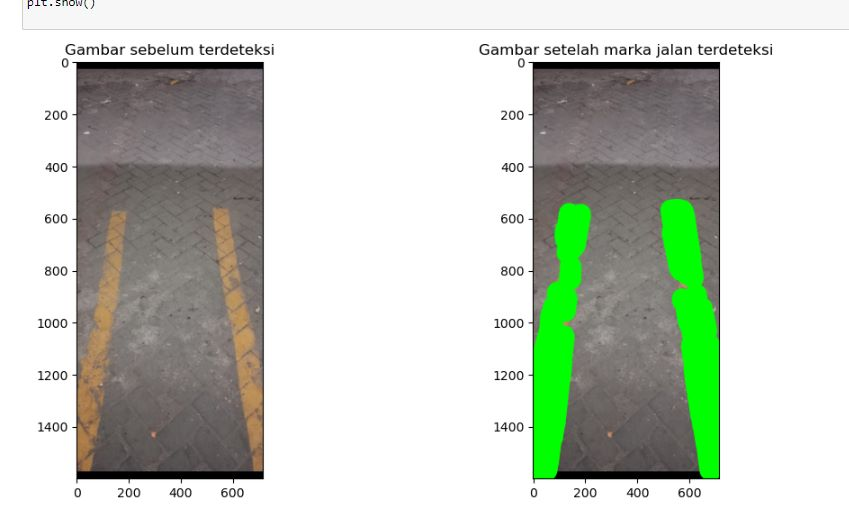
#> input picture marka.jpg, 849 x 519 px
$ jupyter execute 'Dwina Kuswardani_11_202131047_vivin melanesya wayeni_B.ipynb'
#> lines starting #> are read from the running program, lines starting #| are printed output that depends on the picture; after the words box and inside, x2 and y2 are one past the last pixel; in counts of white or black regions, pixels touching at a corner belong together
[cell 1]
import cv2
import numpy as np
import matplotlib.pyplot as plt

image = cv2.imread("marka.jpg")
#> image is the input picture: shape (519, 849, 3); mean B, G, R 194, 205.1, 197.9

image_asli = cv2.cvtColor(image, cv2.COLOR_BGR2RGB)

blurred_frame = cv2.GaussianBlur(image, (5, 5), 0)
hsv = cv2.cvtColor(blurred_frame, cv2.COLOR_BGR2HSV)
#> hsv: shape (519, 849, 3); mean H, S, V 22.2, 19.4, 207.8

lower_orange = np.array([5, 100, 100], dtype=np.uint8)
upper_orange = np.array([15, 255, 255], dtype=np.uint8)

mask = cv2.inRange(hsv, lower_orange, upper_orange)
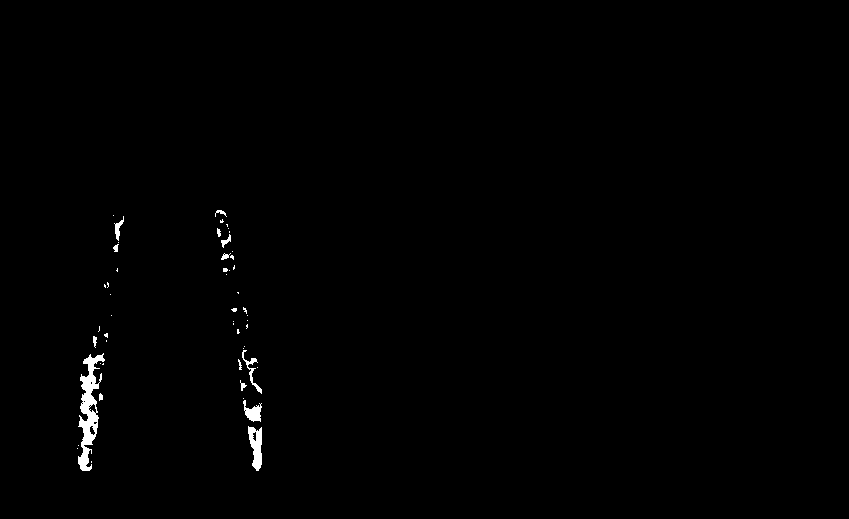
#> mask: shape (519, 849); 0.61% white; 52 white regions (38 under 20 px), largest, box (x1, y1, x2, y2) and area: (78, 353, 105, 471) 1330, (248, 426, 262, 471) 406, (243, 400, 262, 422) 224
edges = cv2.Canny(mask, 74, 150)
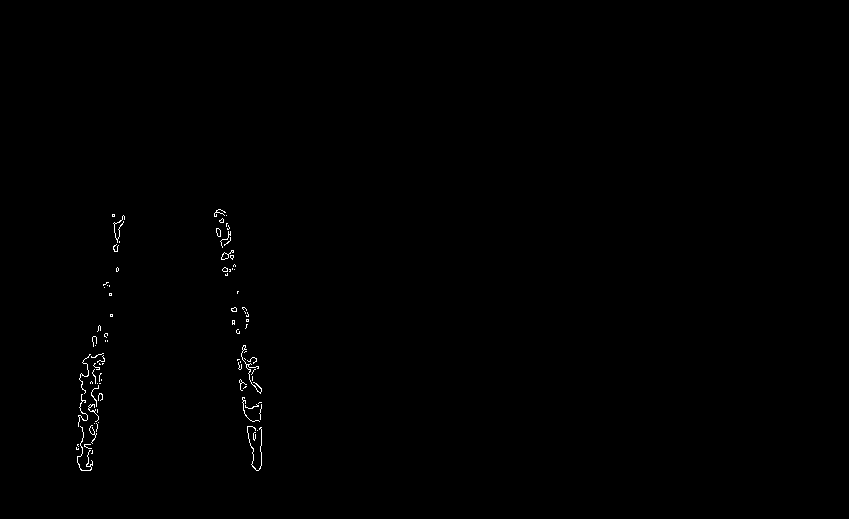
#> edges: shape (519, 849); 0.3% white in thin lines or dots, all inside (x1, y1, x2, y2) = (76, 209, 262, 471)
lines = cv2.HoughLinesP(edges, 1, np.pi / 180, 50, maxLineGap=50)
#> lines = [[89, 470, 120, 220], [216, 210, 252, 466], [219, 209, 255, 469]]

if lines is not None:
    for line in lines:
        x1, y1, x2, y2 = line[0]
        cv2.line(image, (x1, y1), (x2, y2), (0, 255, 0), 80)
#> this loop made 3 passes
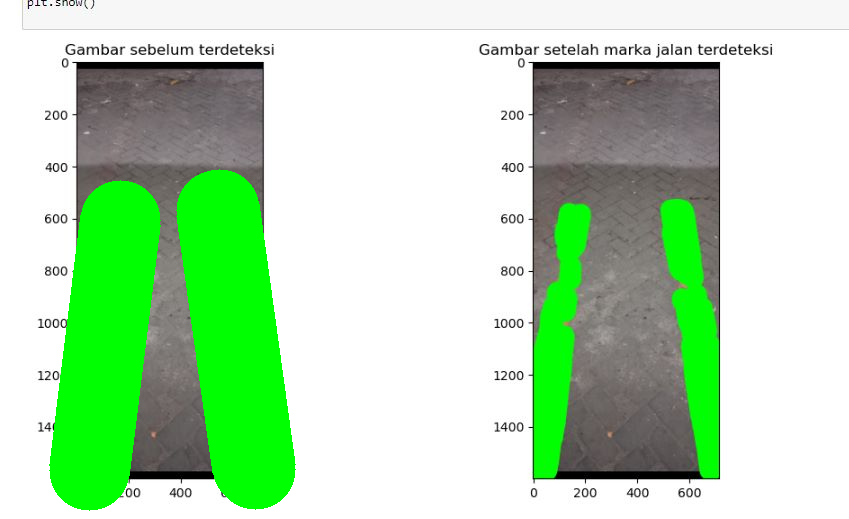
#> image: shape (519, 849, 3); 11.94% of pixels changed, all inside (x1, y1, x2, y2) = (49, 169, 296, 511)

image_rgb = cv2.cvtColor(image, cv2.COLOR_BGR2RGB)

fig, ax = plt.subplots(1, 2, figsize=(12, 6))
ax[0].imshow(image_asli)
ax[0].set_title('Gambar sebelum terdeteksi')

ax[1].imshow(image_rgb)
ax[1].set_title('Gambar setelah marka jalan terdeteksi')

plt.show()
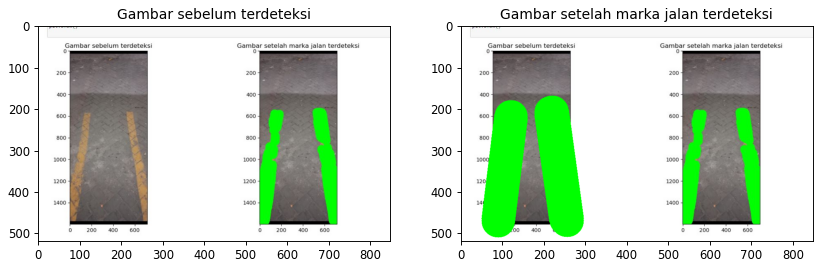
#> figure drawn by matplotlib, 2 panels
